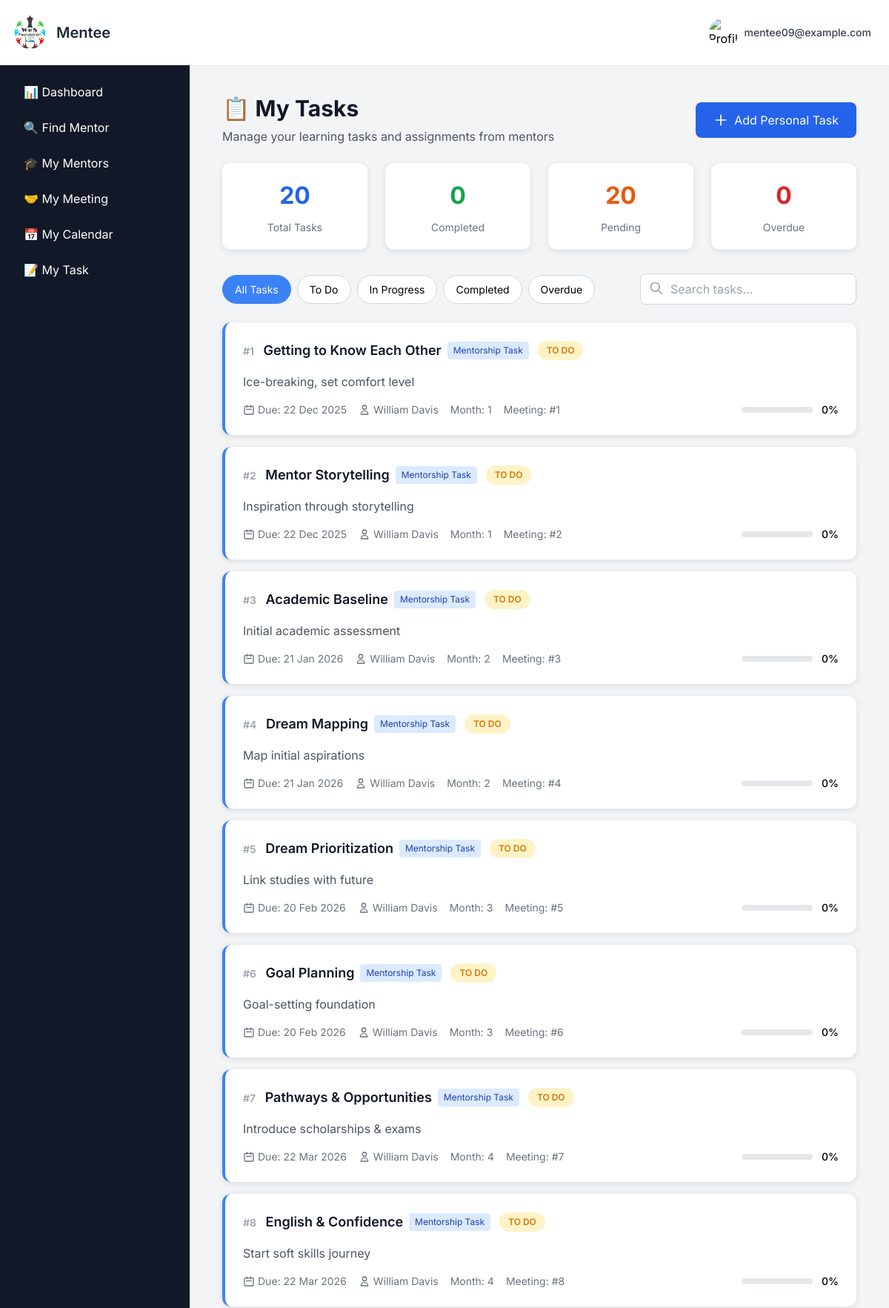
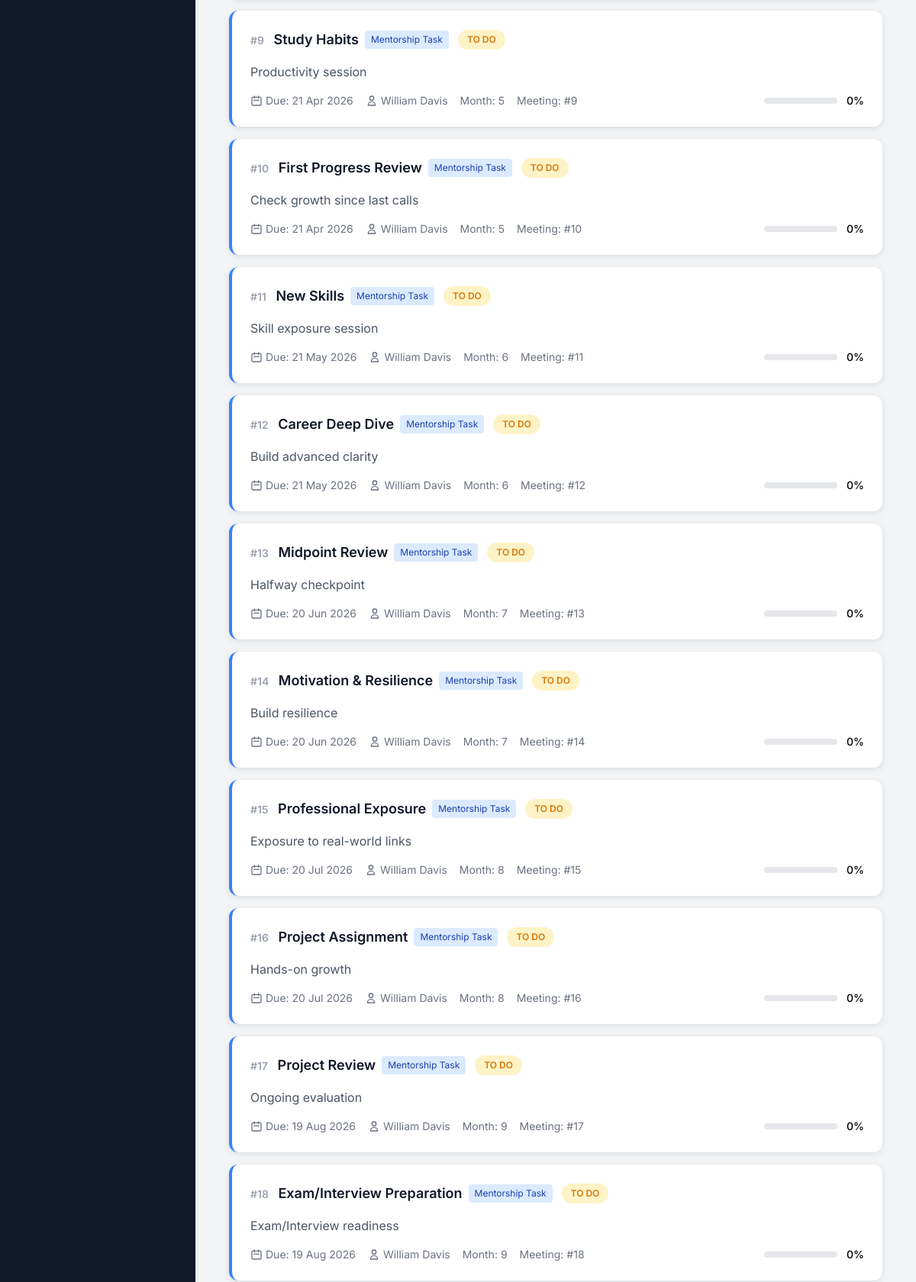
Screenshot of /mentee_tasks (signed in, upper part) with the database file from the repository (2 pictures, top to bottom).
### app.py (models this page shows, shortened)
class User(db.Model):
    __tablename__ = "signup_details"
    id = db.Column(db.Integer, primary_key=True)
    name = db.Column(db.String(100), nullable=False)
    email = db.Column(db.String(100), unique=True, nullable=False)
    password = db.Column(db.String(200), nullable=False)   # length thoda bada
    user_type = db.Column(db.String(10), nullable=False)
    institution = db.Column(db.String(150), nullable=True)
    mentor_profile = db.relationship("MentorProfile", backref="user", uselist=False)

class MenteeTask(db.Model):
    __tablename__ = "mentee_tasks"
    id = db.Column(db.Integer, primary_key=True)
    mentee_id = db.Column(db.Integer, db.ForeignKey("signup_details.id"), nullable=False)
    mentor_id = db.Column(db.Integer, db.ForeignKey("signup_details.id"), nullable=False)
    task_id = db.Column(db.Integer, db.ForeignKey("MasterTask.id"), nullable=False)
    meeting_number = db.Column(db.Integer, nullable=False)
    month = db.Column(db.String(50), nullable=False)
    status = db.Column(db.String(20), default="pending")
    progress = db.Column(db.Integer, default=0)
    assigned_date = db.Column(db.DateTime, default=datetime.utcnow)
    due_date = db.Column(db.DateTime)
    completed_date = db.Column(db.DateTime)
    mentee = db.relationship("User", foreign_keys=[mentee_id])
    mentor = db.relationship("User", foreign_keys=[mentor_id])
    master_task = db.relationship("MasterTask")

class MasterTask(db.Model):
    __tablename__ = "MasterTask"
    id = db.Column(db.Integer, primary_key=True)
    meeting_number = db.Column(db.Integer, nullable=False, unique=True)
    month = db.Column(db.String(50), nullable=False)
    journey_phase = db.Column(db.String(200), nullable=False)
    purpose_of_call = db.Column(db.Text, nullable=False)
    mentor_focus = db.Column(db.Text, nullable=False)
    mentee_focus = db.Column(db.Text, nullable=False)
    program_incharge_actions = db.Column(db.Text, nullable=False)
    meeting_plan_overview = db.Column(db.Text, nullable=False)

### app.py (the view)
@app.route("/mentee_tasks")
def mentee_tasks():
    if "email" not in session or session.get("user_type") != "2":
        return redirect(url_for("signin"))
    mentee = User.query.filter_by(email=session["email"]).first()
    approved_mentors = MentorshipRequest.query\
        .filter_by(
            mentee_id=mentee.id,
            mentor_status="accepted",
            supervisor_status="approved",
            final_status="approved"
        )\
        .join(User, MentorshipRequest.mentor_id == User.id)\
        .all()
    mentors_list = [{"id": req.mentor.id, "name": req.mentor.name} for req in approved_mentors]
    assigned_tasks = MenteeTask.query\
        .filter_by(mentee_id=mentee.id)\
        .join(MasterTask, MenteeTask.task_id == MasterTask.id)\
        .order_by(MenteeTask.meeting_number)\
        .all()
    personal_tasks = PersonalTask.query\
        .filter_by(mentee_id=mentee.id)\
        .order_by(PersonalTask.created_date.desc())\
        .all()
    try:
        start_index = 1
        for i, t in enumerate(assigned_tasks, start_index):
            setattr(t, 'serial', i)
        start_index = len(assigned_tasks) + 1
        for i, t in enumerate(personal_tasks, start=start_index):
            setattr(t, 'serial', i)
    except Exception:
        pass
    total_tasks = len(assigned_tasks) + len(personal_tasks)
    completed_tasks = len([t for t in assigned_tasks if t.status == 'completed']) + len([t for t in personal_tasks if t.status == 'completed'])
    pending_tasks = len([t for t in assigned_tasks if t.status == 'pending']) + len([t for t in personal_tasks if t.status == 'pending'])
    today = datetime.utcnow().date()
    overdue_tasks = len([t for t in assigned_tasks if t.due_date and t.due_date.date() < today and t.status != 'completed']) + \
                   len([t for t in personal_tasks if t.due_date and t.due_date.date() < today and t.status != 'completed'])
    return render_template(
        "mentee/mentee_tasks.html",
        show_sidebar=True,
        assigned_tasks=assigned_tasks,
        personal_tasks=personal_tasks,
        total_tasks=total_tasks,
        completed_tasks=completed_tasks,
        pending_tasks=pending_tasks,
        overdue_tasks=overdue_tasks,
        today=today,
        mentors_list=mentors_list,  # ✅ PASS MENTORS TO TEMPLATE
        profile_complete=check_profile_complete(mentee.id, "2")
    )

### templates/mentee/mentee_tasks.html (shortened to what this page needs)
{% extends "base2.html" %}
{% block user %}Mentee{% endblock %}
{% block content %}
<main class="max-w-7xl mx-auto px-2 sm:px-3 lg:px-3 py-2">
    <section class="mb-8">
        <div class="flex justify-between items-center mb-6">
            <div>
                <h1 class="text-3xl font-bold text-gray-900 mb-2">📋 My Tasks</h1>
                <p class="text-gray-600">Manage your learning tasks and assignments from mentors</p>
            </div>
            <div class="flex gap-3">
                <button onclick="openCreateTaskModal()" class="px-6 py-3 bg-blue-600 text-white rounded-lg hover:bg-blue-700 transition flex items-center gap-2">
                    <svg class="w-5 h-5" fill="none" stroke="currentColor" viewBox="0 0 24 24">
                        <path stroke-linecap="round" stroke-linejoin="round" stroke-width="2" d="M12 4v16m8-8H4"></path>
                    </svg>
                    Add Personal Task
                </button>
            </div>
        </div>
        <div class="grid grid-cols-1 md:grid-cols-4 gap-6 mb-8">
            <div class="stats-card">
                <div class="stats-number text-blue-600">{{ total_tasks }}</div>
                <div class="stats-label">Total Tasks</div>
            </div>
            <div class="stats-card">
                <div class="stats-number text-green-600">{{ completed_tasks }}</div>
                <div class="stats-label">Completed</div>
            </div>
            <div class="stats-card">
                <div class="stats-number text-orange-600">{{ pending_tasks }}</div>
                <div class="stats-label">Pending</div>
            </div>
            <div class="stats-card">
                <div class="stats-number text-red-600">{{ overdue_tasks }}</div>
                <div class="stats-label">Overdue</div>
            </div>
        </div>
    </section>
    <section class="mb-6">
        <div class="flex flex-wrap gap-4 items-center justify-between">
            <div class="flex flex-wrap gap-2">
                <button class="filter-btn active" data-filter="all">All Tasks</button>
                <button class="filter-btn" data-filter="pending">To Do</button>
                <button class="filter-btn" data-filter="in-progress">In Progress</button>
                <button class="filter-btn" data-filter="completed">Completed</button>
                <button class="filter-btn" data-filter="overdue">Overdue</button>
            </div>
            <div class="flex gap-3">
                <div class="relative">
                    <input type="text" id="task-search" placeholder="Search tasks..." class="pl-10 pr-4 py-2 border border-gray-300 rounded-lg focus:outline-none focus:ring-2 focus:ring-blue-500 focus:border-blue-500">
                    <svg class="w-5 h-5 absolute left-3 top-2.5 text-gray-400" fill="none" stroke="currentColor" viewBox="0 0 24 24">
                        <path stroke-linecap="round" stroke-linejoin="round" stroke-width="2" d="M21 21l-6-6m2-5a7 7 0 11-14 0 7 7 0 0114 0z"></path>
                    </svg>
                </div>
            </div>
        </div>
    </section>
<section>
    <div id="tasks-container" class="space-y-4">
        {% for task in assigned_tasks %}
        <div class="task-card p-6
            {% if task.status == 'overdue' or (task.due_date and task.due_date.date() < today and task.status != 'completed') %}urgent{% endif %}"
            data-task-type="master" data-task-id="{{ task.id }}">
            <div class="flex justify-between items-start mb-3">
                <div class="flex items-center gap-3">
                    <div class="flex items-center gap-2">
                        <h3 class="text-lg font-semibold text-gray-900">
                            <span class="text-sm text-gray-400 mr-2">#{{ task.serial }}</span>
                            {{ task.master_task.journey_phase }}
                        </h3>
                        <span class="task-badge bg-blue-100 text-blue-800 text-xs px-2 py-1 rounded">
                            Mentorship Task
                        </span>
                    </div>
                    <span class="task-status
                        {% if task.status == 'pending' %}status-pending
                        {% elif task.status == 'in-progress' %}status-in-progress
                        {% elif task.status == 'completed' %}status-completed
                        {% else %}status-overdue{% endif %}">
                        {% if task.status == 'pending' %}To Do
                        {% elif task.status == 'in-progress' %}In Progress
                        {% elif task.status == 'completed' %}Completed
                        {% else %}Overdue{% endif %}
                    </span>
                </div>
            </div>
            <p class="text-gray-600 mb-4">{{ task.master_task.purpose_of_call }}</p>
            <div class="flex justify-between items-center">
                <div class="flex items-center gap-4 text-sm text-gray-500">
                    <div class="flex items-center gap-1">
                        <svg class="w-4 h-4" fill="none" stroke="currentColor" viewBox="0 0 24 24">
                            <path stroke-linecap="round" stroke-linejoin="round" stroke-width="2" d="M8 7V3m8 4V3m-9 8h10M5 21h14a2 2 0 002-2V7a2 2 0 00-2-2H5a2 2 0 00-2 2v12a2 2 0 002 2z"></path>
                        </svg>
                        <span>Due: {{ task.due_date.strftime('%d %b %Y') if task.due_date else 'No due date' }}</span>
                    </div>
                    <div class="flex items-center gap-1">
                        <svg class="w-4 h-4" fill="none" stroke="currentColor" viewBox="0 0 24 24">
                            <path stroke-linecap="round" stroke-linejoin="round" stroke-width="2" d="M16 7a4 4 0 11-8 0 4 4 0 018 0zM12 14a7 7 0 00-7 7h14a7 7 0 00-7-7z"></path>
                        </svg>
                        <span>{{ task.mentor.name if task.mentor else 'System' }}</span>
                    </div>
                    <span>Month: {{ task.month }}</span>
                    <span>Meeting: #{{ task.meeting_number }}</span>
                </div>
                {% if task.status != 'completed' %}
                <div class="flex items-center gap-3">
                    <div class="w-24">
                        <div class="progress-bar">
                        </div>
                    </div>
                    <span class="text-sm font-medium">{{ task.progress or 0 }}%</span>
                </div>
                {% endif %}
            </div>
        </div>
        {% endfor %}
    </div>
</section>
</main>
{% endblock %}

### templates/base2.html (shortened to what this page needs)
<!DOCTYPE html>
<html lang="en">
<head>
    <script src="https://cdn.tailwindcss.com"></script>
</head>
<body class="flex flex-col h-screen overflow-hidden">
    <nav class="bg-white shadow-sm p-4 flex justify-between items-center z-10">
        <div class="flex items-center space-x-2">
            <a href="
            {% if session.get('user_type') == '0' %}
                {{ url_for('supervisordashboard') }}
            {% elif session.get('user_type') == '1' %}
                {{ url_for('mentordashboard') }}
            {% elif session.get('user_type') == '2' %}
                {{ url_for('menteedashboard') }}
            {% elif session.get('user_type') == '3' %}
                {{ url_for('institutiondashboard') }}
            {% else %}
                {{ url_for('home') }}
            {% endif %}
            " class="flex items-center">
                <img src="{{ url_for('static', filename='img/logo.jpg') }}" alt="LOGO" class="h-12 w-12 rounded-full mr-3">
                <span class="text-xl font-semibold text-gray-800">{% block user %}{% endblock %}</span>
            </a>
        </div>
        <div class="relative">
            <button id="profile-dropdown-btn" class="group flex items-center space-x-2 p-2 rounded-full hover:bg-gray-600 hover:text-white transition-colors duration-200 focus:outline-none focus:ring focus:ring-blue-300">
                <div class="top-right-profile">
                    {% if current_user_profile_pic and current_user_profile_pic != 'default.png' %}
                        <img src="{{ url_for('static', filename='uploads/' + current_user_profile_pic) }}"
                             alt="Profile Picture" class="w-10 h-10 rounded-full object-cover">
                    {% else %}
                        <img src="{{ url_for('static', filename='uploads/default.png') }}"
                             alt="Profile Picture" class="w-10 h-10 rounded-full object-cover">
                    {% endif %}
                </div>
                <span class="text-sm font-medium text-gray-700 group-hover:text-white hidden sm:block">{{ session.get('email') }}</span>
            </button>
        </div>
    </nav>
    <div class="flex flex-1 overflow-hidden">
        {% if show_sidebar %}
            <aside id="sidebar"
                   class="fixed inset-y-0 left-0 w-64 bg-gray-900 shadow-md p-4 space-y-2 overflow-y-auto
                          transform -translate-x-full transition-transform duration-200 ease-in-out
                          md:relative md:translate-x-0 z-20">
                {% if session.get('user_type') == '0' %}
                    <a href="{{ url_for('supervisordashboard')}}"
                       class="block px-4 py-2 text-white hover:bg-gray-600 rounded-md">
                       📊 Dashboard
                    </a>
                    <a href="{{ url_for('supervisor_find_mentor')}}"
                       class="block px-4 py-2 text-white hover:bg-gray-600 rounded-md">
                       🎓 All Mentors
                    </a>
                    <a href="{{ url_for('supervisor_find_mentee')}}"
                       class="block px-4 py-2 text-white hover:bg-gray-600 rounded-md">
                       👥 All Mentees
                    </a>
                    <a href="{{ url_for('view_requests')}}"
                       class="block px-4 py-2 text-white hover:bg-gray-600 rounded-md">
                       📩 All Requests
                    </a>
                    <a href="{{ url_for('supervisor_meeting_details')}}"
                       class="block px-4 py-2 text-white hover:bg-gray-600 rounded-md">
                        🤝 All Meetings
                    </a>
                    <a href="{{ url_for('supervisor_calendar')}}"
                       class="block px-4 py-2 text-white hover:bg-gray-600 rounded-md">
                        📅 All Calendar
                    </a>
                    <a href="{{ url_for('supervisor_tasks')}}"
                       class="block px-4 py-2 text-white hover:bg-gray-600 rounded-md">
                        📝 All Tasks
                    </a>
                {% elif session.get('user_type') == '2' %}
                    <a href="{{ url_for('menteedashboard')}}"
                       class="block px-4 py-2 text-white hover:bg-gray-600 rounded-md">
                       📊 Dashboard
                    </a>
                    <a href="{{ url_for('find_mentor')}}"
                       class="block px-4 py-2 text-white hover:bg-gray-600 rounded-md">
                       🔍 Find Mentor
                    </a>
                    <a href="{{ url_for('my_mentors')}}"
                       class="block px-4 py-2 text-white hover:bg-gray-600 rounded-md">
                       🎓 My Mentors
                    </a>
                    <a href="{{ url_for('mentee_meeting_details')}}"
                       class="block px-4 py-2 text-white hover:bg-gray-600 rounded-md">
                        🤝 My Meeting
                    </a>
                    <a href="{{ url_for('mentee_calendar')}}"
                       class="block px-4 py-2 text-white hover:bg-gray-600 rounded-md">
                        📅 My Calendar
                    </a>
                   <a href="{{ url_for('mentee_tasks')}}"
                       class="block px-4 py-2 text-white hover:bg-gray-600 rounded-md">
                        📝 My Task
                    </a>
                {% endif %}
            </aside>
        {% endif %}
        <main class="flex-1 p-8 overflow-y-auto pb-40">
            {% block content %}{% endblock %}
        </main>
    </div>
</body>
</html>

### rows the page displays
User: get "mentee09@example.com"
MenteeTask: serial "1", master_task.journey_phase "Getting to Know Each Other", status "TO DO", master_task.purpose_of_call "Ice-breaking, set comfort level", due_date "22 Dec 2025", mentor "William Davis", month "1", meeting_number "1", progress "0"
MenteeTask: serial "2", master_task.journey_phase "Mentor Storytelling", status "TO DO", master_task.purpose_of_call "Inspiration through storytelling", due_date "22 Dec 2025", mentor "William Davis", month "1", meeting_number "2", progress "0"
MenteeTask: serial "3", master_task.journey_phase "Academic Baseline", status "TO DO", master_task.purpose_of_call "Initial academic assessment", due_date "21 Jan 2026", mentor "William Davis", month "2", meeting_number "3", progress "0"
MenteeTask: serial "4", master_task.journey_phase "Dream Mapping", status "TO DO", master_task.purpose_of_call "Map initial aspirations", due_date "21 Jan 2026", mentor "William Davis", month "2", meeting_number "4", progress "0"
MenteeTask: serial "5", master_task.journey_phase "Dream Prioritization", status "TO DO", master_task.purpose_of_call "Link studies with future", due_date "20 Feb 2026", mentor "William Davis", month "3", meeting_number "5", progress "0"
MenteeTask: serial "6", master_task.journey_phase "Goal Planning", status "TO DO", master_task.purpose_of_call "Goal-setting foundation", due_date "20 Feb 2026", mentor "William Davis", month "3", meeting_number "6", progress "0"
MenteeTask: serial "7", master_task.journey_phase "Pathways & Opportunities", status "TO DO", master_task.purpose_of_call "Introduce scholarships & exams", due_date "22 Mar 2026", mentor "William Davis", month "4", meeting_number "7", progress "0"
MenteeTask: serial "8", master_task.journey_phase "English & Confidence", status "TO DO", master_task.purpose_of_call "Start soft skills journey", due_date "22 Mar 2026", mentor "William Davis", month "4", meeting_number "8", progress "0"
MenteeTask: serial "9", master_task.journey_phase "Study Habits", status "TO DO", master_task.purpose_of_call "Productivity session", due_date "21 Apr 2026", mentor "William Davis", month "5", meeting_number "9", progress "0"
MenteeTask: serial "10", master_task.journey_phase "First Progress Review", status "TO DO", master_task.purpose_of_call "Check growth since last calls", due_date "21 Apr 2026", mentor "William Davis", month "5", meeting_number "10", progress "0"
MenteeTask: serial "11", master_task.journey_phase "New Skills", status "TO DO", master_task.purpose_of_call "Skill exposure session", due_date "21 May 2026", mentor "William Davis", month "6", meeting_number "11", progress "0"
MenteeTask: serial "12", master_task.journey_phase "Career Deep Dive", status "TO DO", master_task.purpose_of_call "Build advanced clarity", due_date "21 May 2026", mentor "William Davis", month "6", meeting_number "12", progress "0"
MenteeTask: serial "13", master_task.journey_phase "Midpoint Review", status "TO DO", master_task.purpose_of_call "Halfway checkpoint", due_date "20 Jun 2026", mentor "William Davis", month "7", meeting_number "13", progress "0"
MenteeTask: serial "14", master_task.journey_phase "Motivation & Resilience", status "TO DO", master_task.purpose_of_call "Build resilience", due_date "20 Jun 2026", mentor "William Davis", month "7", meeting_number "14", progress "0"
MenteeTask: serial "15", master_task.journey_phase "Professional Exposure", status "TO DO", master_task.purpose_of_call "Exposure to real-world links", due_date "20 Jul 2026", mentor "William Davis", month "8", meeting_number "15", progress "0"
MenteeTask: serial "16", master_task.journey_phase "Project Assignment", status "TO DO", master_task.purpose_of_call "Hands-on growth", due_date "20 Jul 2026", mentor "William Davis", month "8", meeting_number "16", progress "0"
MenteeTask: serial "17", master_task.journey_phase "Project Review", status "TO DO", master_task.purpose_of_call "Ongoing evaluation", due_date "19 Aug 2026", mentor "William Davis", month "9", meeting_number "17", progress "0"
MenteeTask: serial "18", master_task.journey_phase "Exam/Interview Preparation", status "TO DO", master_task.purpose_of_call "Exam/Interview readiness", due_date "19 Aug 2026", mentor "William Davis", month "9", meeting_number "18", progress "0"

### other values shown
{{ total_tasks }} "20"
{{ completed_tasks }} "0"
{{ pending_tasks }} "20"
{{ overdue_tasks }} "0"
